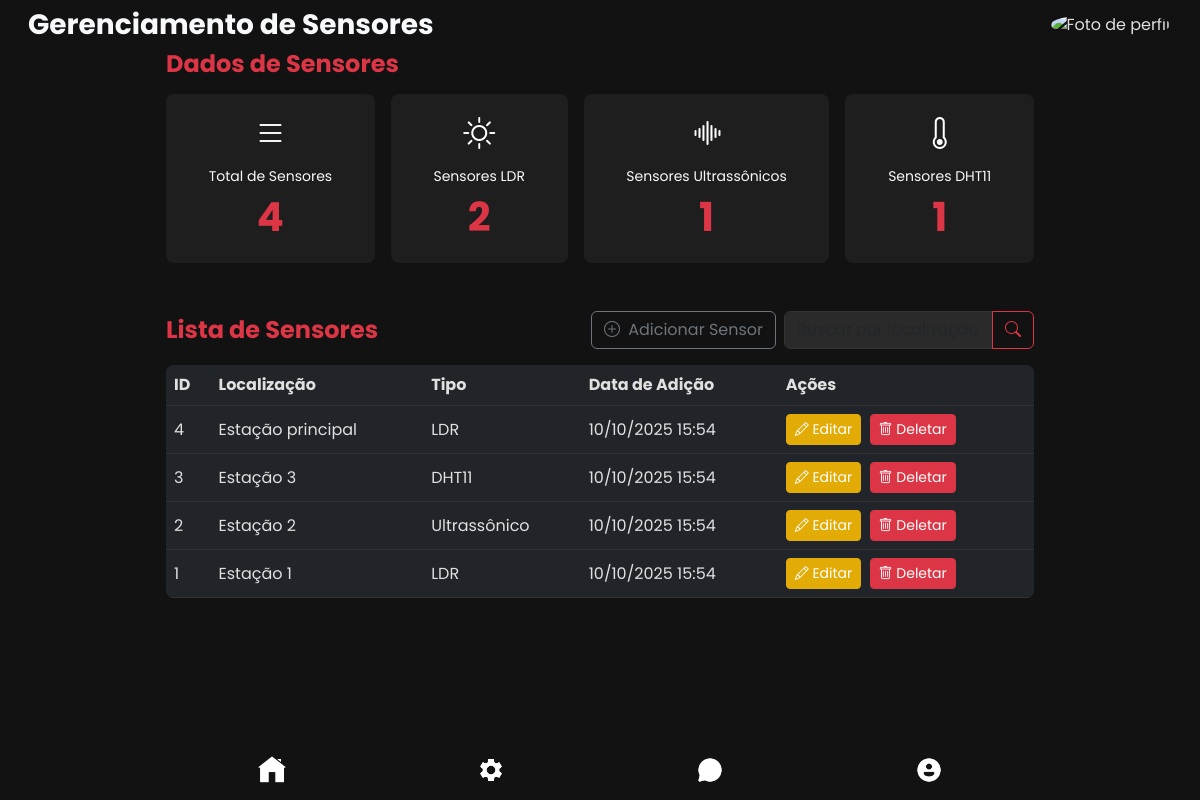
The page /public/adm/sensores.php (signed in) on the database its author committed.
### tables this page shows
CREATE TABLE sensores (
    id INT AUTO_INCREMENT PRIMARY KEY,
    localizacao ENUM('Estação 1', 'Estação 2', 'Estação 3', 'Estação principal') NOT NULL,
    tipo ENUM('LDR', 'Ultrassônico', 'DHT11') NOT NULL,  
    status ENUM('ativado', 'desativado') NOT NULL,
    data_hora_adicao DATETIME DEFAULT CURRENT_TIMESTAMP NOT NULL
);

### public/adm/sensores.php (the view, shortened to what this page needs)
<?php
require "../../config/bd.php";
$stmt_total = $conn->prepare("SELECT COUNT(*) as total FROM sensores");
$stmt_total->execute();
$total_sensores = $stmt_total->get_result()->fetch_assoc()['total'];
$stmt_ldr = $conn->prepare("SELECT COUNT(*) as total FROM sensores WHERE tipo = 'LDR'");
$stmt_ldr->execute();
$sensores_ldr = $stmt_ldr->get_result()->fetch_assoc()['total'];
$stmt_ultrassonico = $conn->prepare("SELECT COUNT(*) as total FROM sensores WHERE tipo = 'Ultrassônico'");
$stmt_ultrassonico->execute();
$sensores_ultrassonico = $stmt_ultrassonico->get_result()->fetch_assoc()['total'];
$stmt_dht11 = $conn->prepare("SELECT COUNT(*) as total FROM sensores WHERE tipo = 'DHT11'");
$stmt_dht11->execute();
$sensores_dht11 = $stmt_dht11->get_result()->fetch_assoc()['total'];
$busca = $_GET['busca'] ?? '';
$where_clause = !empty($busca) ? "WHERE (localizacao LIKE ? OR tipo LIKE ?)" : "";
$stmt_sensores = $conn->prepare("SELECT id, localizacao, tipo, data_hora_adicao
                                     FROM sensores $where_clause
                                     ORDER BY id DESC
                                     LIMIT 20");
$stmt_sensores->execute();
$sensores = $stmt_sensores->get_result()->fetch_all(MYSQLI_ASSOC);
?>
<!DOCTYPE html>
<html lang="pt-BR">
<head>
    <link href="https://cdn.jsdelivr.net/npm/bootstrap@5.3.0/dist/css/bootstrap.min.css" rel="stylesheet" />
    <link rel="stylesheet" href="https://cdn.jsdelivr.net/npm/bootstrap-icons@1.11.0/font/bootstrap-icons.css">
</head>
<body>
    <header class="bg-transparent">
        <nav class="navbar navbar-expand-lg navbar-dark bg-transparent px-3 py-2">
            <div class="container-fluid">
                <div class="d-flex justify-content-between align-items-center w-100">
                    <div class="text-oi">
                        <h1 class="text-light fw-bold mb-0 fs-3">Gerenciamento de Sensores</h1>
                    </div>
                    <div class="pfp">
                        <img src="<?php echo htmlspecialchars($_SESSION['foto'] ?? '../../assets/img/perfil.png'); ?>" alt="Foto de perfil" class="pfp-img" />
                    </div>
                </div>
            </div>
        </nav>
    </header>
    <main class="container px-3" style="max-width: 900px; margin-bottom: 2rem;">
        <div class="stats mb-5">
            <div class="stats-titulo mb-3">
                <h3 class="text-danger fw-bold fs-4">Dados de Sensores</h3>
            </div>
            <div class="stats-grid d-flex flex-wrap justify-content-between gap-3">
                <div class="card card-hover d-flex flex-column align-items-center text-center rounded-3 flex-fill p-3">
                    <div class="stat-icon mb-2">
                        <i class="bi bi-list"></i>
                    </div>
                    <div class="stat-text w-100">
                        <div class="stat-label text-light small">Total de Sensores</div>
                        <div class="stat-number"><?php echo number_format($total_sensores); ?></div>
                    </div>
                </div>
                <div class="card card-hover d-flex flex-column align-items-center text-center rounded-3 flex-fill p-3">
                    <div class="stat-icon mb-2">
                        <i class="bi bi-brightness-high"></i>
                    </div>
                    <div class="stat-text w-100">
                        <div class="stat-label text-light small">Sensores LDR</div>
                        <div class="stat-number"><?php echo number_format($sensores_ldr); ?></div>
                    </div>
                </div>
                <div class="card card-hover d-flex flex-column align-items-center text-center rounded-3 flex-fill p-3">
                    <div class="stat-icon mb-2">
                        <i class="bi bi-soundwave"></i>
                    </div>
                    <div class="stat-text w-100">
                        <div class="stat-label text-light small">Sensores Ultrassônicos</div>
                        <div class="stat-number"><?php echo number_format($sensores_ultrassonico); ?></div>
                    </div>
                </div>
                <div class="card card-hover d-flex flex-column align-items-center text-center rounded-3 flex-fill p-3">
                    <div class="stat-icon mb-2">
                        <i class="bi bi-thermometer"></i>
                    </div>
                    <div class="stat-text w-100">
                        <div class="stat-label text-light small">Sensores DHT11</div>
                        <div class="stat-number"><?php echo number_format($sensores_dht11); ?></div>
                    </div>
                </div>
            </div>
        </div>
        <div class="atividades mb-5">
            <div class="d-flex justify-content-between align-items-center mb-3">
                <h3 class="text-danger fw-bold fs-4 mb-0">Lista de Sensores</h3>
                <div class="d-flex gap-2">
                    <button class="btn btn-outline-secondary" data-bs-toggle="modal" data-bs-target="#editarModal">
                        <i class="bi bi-plus-circle me-1"></i> Adicionar Sensor
                    </button>
                    <div class="input-group" style="max-width: 250px;">
                        <input type="text" class="form-control" id="buscaInput" placeholder="Buscar por localização ou tipo..." value="<?php echo htmlspecialchars($busca); ?>">
                        <button class="btn btn-outline-danger" type="button" onclick="filtrarSensores()"><i class="bi bi-search"></i></button>
                    </div>
                </div>
            </div>
            <div class="table-responsive">
                <table class="table table-dark table-hover rounded-3 overflow-hidden" id="sensoresTable">
                    <thead>
                        <tr>
                            <th scope="col">ID</th>
                            <th scope="col">Localização</th>
                            <th scope="col">Tipo</th>
                            <th scope="col">Data de Adição</th>
                            <th scope="col">Ações</th>
                        </tr>
                    </thead>
                    <tbody>
                        <?php if (!empty($sensores)): ?>
                            <?php foreach ($sensores as $sensor): ?>
                                <tr data-localizacao="<?php echo strtolower($sensor['localizacao']); ?>" data-tipo="<?php echo strtolower($sensor['tipo']); ?>">
                                    <td><?php echo $sensor['id']; ?></td>
                                    <td><?php echo htmlspecialchars($sensor['localizacao']); ?></td>
                                    <td><?php echo htmlspecialchars($sensor['tipo']); ?></td>
                                    <td><?php echo date('d/m/Y H:i', strtotime($sensor['data_hora_adicao'])); ?></td>
                                    <td>
                                        <button class="btn btn-sm btn-warning me-1" onclick="editarSensor(<?php echo $sensor['id']; ?>, '<?php echo htmlspecialchars(addslashes($sensor['localizacao'])); ?>', '<?php echo htmlspecialchars(addslashes($sensor['tipo'])); ?>')">
                                            <i class="bi bi-pencil"></i> Editar
                                        </button>
                                        <form method="POST" action="model/sensor.php?id=<?php echo $sensor['id']; ?>" style="display: inline;" onsubmit="return confirm('Deletar este sensor? Ação irreversível!');">
                                            <button type="submit" name="deletar" class="btn btn-sm btn-danger"><i class="bi bi-trash"></i> Deletar</button>
                                        </form>
                                    </td>
                                </tr>
                            <?php endforeach; ?>
                        <?php else: ?>
                            <tr>
                                <td colspan="5" class="text-center text-light">Nenhum sensor encontrado.</td>
                            </tr>
                        <?php endif; ?>
                    </tbody>
                </table>
            </div>
        </div>
    </main>
    <footer class="rodape position-fixed bottom-0 w-100 py-2 px-3" role="contentinfo" aria-label="Menu de navegação inferior">
        <div class="container d-flex justify-content-around align-items-center" style="max-width: 900px;">
            <a href="home.php" class="footer-icon text-center text-decoration-none p-2" aria-label="Início">
                <img src="../../assets/img/casa.png" alt="Início" />
            </a>
            <a href="gerenciamento.php" class="footer-icon text-center text-decoration-none p-2" aria-label="Gerenciamento">
                <img src="../../assets/img/gerenciamento.png" alt="Gerenciamento" />
            </a>
            <a href="chat.php" class="footer-icon text-center text-decoration-none p-2" aria-label="Chat">
                <img src="../../assets/img/chat.png" alt="Chat" />
            </a>
            <a href="perfil.php" class="footer-icon text-center text-decoration-none p-2" aria-label="Perfil">
                <img src="../../assets/img/perfil.png" alt="Perfil" />
            </a>
        </div>
    </footer>
</body>
</html>

### public/adm/sensores.php (style rules this page uses)
body { font-family: 'Poppins', sans-serif; background-color: #121212; color: #e0e0e0; min-height: 100vh; padding-bottom: 70px; }
.card-hover { background-color: #1e1e1e !important; transition: background-color 0.3s ease; border: none; }
.pfp-img { width: 50px; height: 50px; object-fit: cover; border-radius: 50%; border: 2px solid transparent; transition: border-color 0.3s ease; }
.footer-icon img { width: 28px; height: 28px; filter: brightness(0) invert(1); transition: filter 0.3s ease; }
.rodape { background-color: #121212; border: none; box-shadow: none; z-index: 1000; }
.stat-number { font-size: 2.5rem; font-weight: bold; color: #dc3545; }
.stat-icon i { font-size: 2rem; color: #fff; }
.table-dark { background-color: #1e1e1e; }
.table-dark th, .table-dark td { border-color: #333; color: #e0e0e0; vertical-align: middle; }
.table-dark .btn { white-space: nowrap; }
.form-control, .form-select { background-color: #2a2a2a; border-color: #333; color: #e0e0e0; }
.btn-warning { background-color: #e2ab05ff; border-color: #e2ab05ff; color: #fff; }
.btn-danger { background-color: #dc3545; border-color: #dc3545; }

### rows shown on the page
sensores: id "4", localizacao "Estação principal", tipo "LDR", data_hora_adicao "10/10/2025 15:54"
sensores: id "3", localizacao "Estação 3", tipo "DHT11", data_hora_adicao "10/10/2025 15:54"
sensores: id "2", localizacao "Estação 2", tipo "Ultrassônico", data_hora_adicao "10/10/2025 15:54"
sensores: id "1", localizacao "Estação 1", tipo "LDR", data_hora_adicao "10/10/2025 15:54"

### other values the page prints
$total_sensores "4"
$sensores_ldr "2"
$sensores_ultrassonico "1"
$sensores_dht11 "1"
